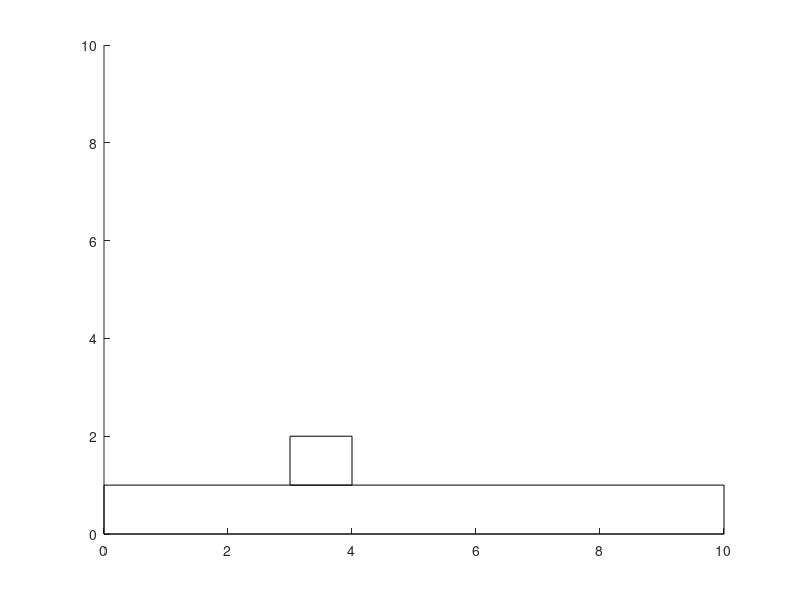

MATLAB code for this plot:
axis([0,10,0,10]);

floor = rectangle('Position',[0,0,10,1]);

smo = 0.1;
vel = 0.0001;
rect1 = rectangle('Position',[1,1,1,1]);

for x = [1:smo:3];
  delete(rect1);
  #drawnow();
  rect1 = rectangle('Position',[x,1,1,1]);
  drawnow();
  pause(vel);
endfor
